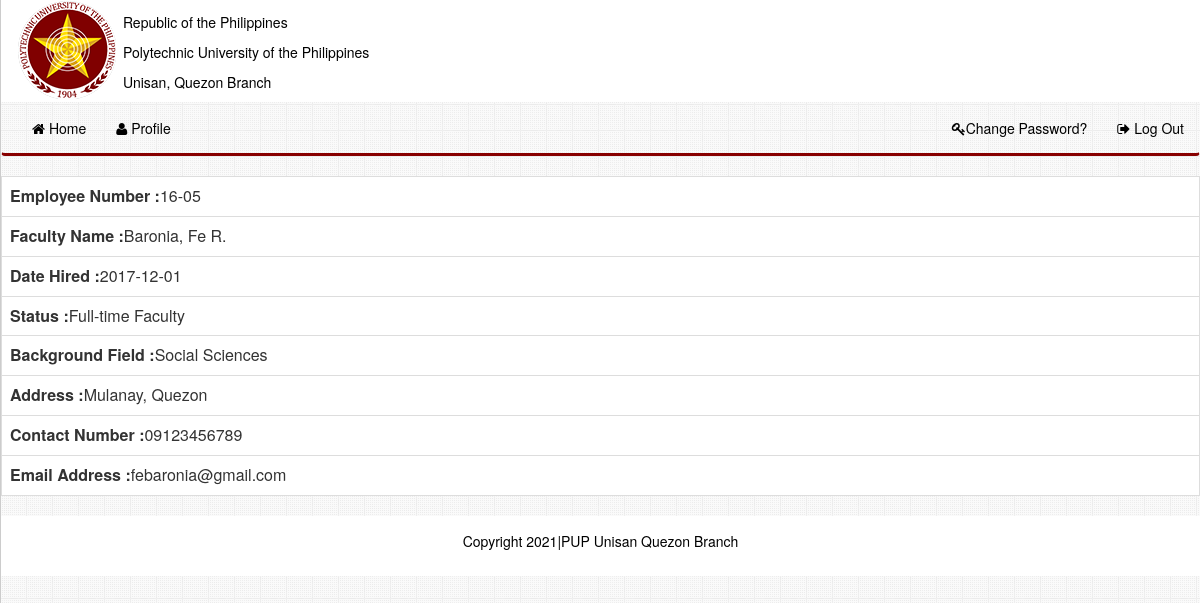
/profile.php (signed in), run on the app's committed database.
### tables this page shows
CREATE TABLE `faculty_tbl` (
  `ID` int(11) NOT NULL,
  `emp_number` varchar(50) NOT NULL,
  `fname` varchar(255) NOT NULL,
  `date_hired` varchar(100) NOT NULL,
  `status` varchar(100) NOT NULL,
  `background_field` varchar(100) NOT NULL,
  `address` varchar(100) NOT NULL,
  `contact_no` varchar(11) NOT NULL,
  `user_email` varchar(50) NOT NULL,
  `user_pass` varchar(255) NOT NULL
);

### profile.php (the view, shortened to what this page needs)
<?php
$con = mysqli_connect('localhost', 'root', '', 'pup_ocss');
$ID=$_SESSION['ID'];
$query="select * from faculty_tbl where fname='$ID'";
$sql = mysqli_query($con, $query);
	while ($row = mysqli_fetch_array($sql)) {
		$emp_number = $row["emp_number"];
		$fname = $row["fname"];
		$date_hired=$row["date_hired"];
		$status=$row["status"];
		$background_field=$row["background_field"];
		$address=$row["address"];
		$contact_no =$row["contact_no"];
		$user_email= $row['user_email'];
	}
?>
<html>
<head>
  <link type="text/css" rel="stylesheet" href="css\bootstrap.min.css">
  <link type="text/css" rel="stylesheet" href="css\font-awesome.css">
  <link type="text/css" rel="stylesheet" href="css/style.css">
<body>
<?php include("header.php");?><span></span>
<?php include("header_sub.php");?>
<div class="table-scrol">
<div class="table-responsive">
<table class="table table-bordered" style="table-layout: fixed">
<tr><td><span class="title_text"><b>Employee Number :</b></span><?php echo $emp_number;?> </td></tr>
<tr><td><b>Faculty Name :</b><?php echo $fname;?> </td></tr>
<tr><td><b>Date Hired :</b><?php echo $date_hired;?> </td></tr>
<tr><td><b>Status :</b><?php echo $status;?> </td></tr>
<tr><td><b>Background Field :</b><?php echo $background_field;?> </td></tr>
<tr><td><b>Address :</b><?php echo $address;?> </td></tr>
<tr><td><b>Contact Number :</b><?php echo $contact_no;?> </td></tr>
<tr><td><b>Email Address :</b><?php echo $user_email;?> </td></tr>
</table>
</div>
</div>
<?php include("footer.php");?>
</body>
</html>

### css/style.css (style rules this page uses)
body { background-image: url(../images/main-back.png); position: relative; margin-left:0px; margin-right: 0px; width: auto; background: #eee url(../images/main-back.png) repeat; border-left: 1px solid #ccc; z-index: 50; min-height: 400px; }

### data on the page
faculty_tbl: emp_number "16-05", fname "Baronia, Fe R.", date_hired "2017-12-01", status "Full-time Faculty", background_field "Social Sciences", address "Mulanay, Quezon", contact_no "09123456789", user_email "febaronia@gmail.com"
